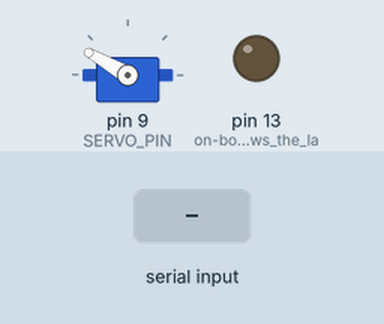
A sketch run on a simulated Arduino Leonardo, built with avr-gcc and run on an emulated ATmega32U4. Shown: servo, output pins drawn as LEDs (lit = HIGH). Inputs (shaded band) come from the test bench.

Above: at 1.2 s.
1.3 s: "1" received over Serial
At 2.2 s:
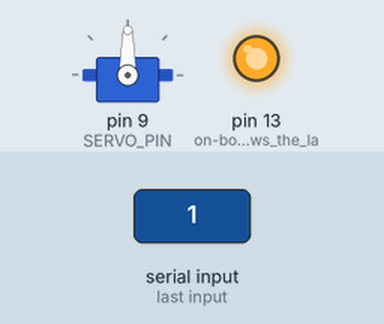
3.0 s: "0" received over Serial
At 3.6 s:
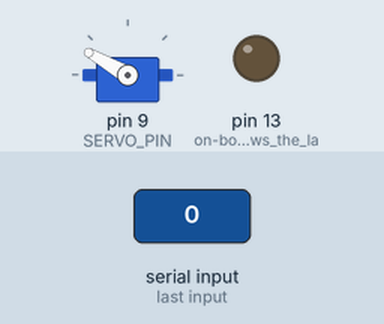
Timing chart, 0 to 6.0 s (numbered marks = the images above; inputs shaded):
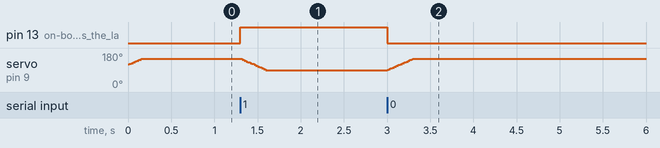

The sketch:

servo_look.ino
```cpp
// servo_look.ino - Arduino Leonardo + MG995
// Receives over Serial:
//   '1' = someone is looking   -> servo goes to LOOK_ANGLE
//   '0' = nobody is looking    -> servo goes to AWAY_ANGLE (60 degrees further)
// Power-friendly: moves slowly, and switches the servo off (detach) once it
// arrives, so it doesn't keep drawing current while standing still.

#include <Servo.h>

const int SERVO_PIN  = 9;     // servo signal pin on the shield
const int LOOK_ANGLE = 90;    // position while someone is looking
const int AWAY_ANGLE = 150;   // position while nobody is looking (LOOK_ANGLE + 60)
const int STEP_DELAY = 5;     // ms between each degree (0 = full speed; raise it if the board resets)
const int HOLD_MS    = 300;   // keep powered this long after arriving, then release

Servo servo;
// At power-up we don't know where the servo is (90 or 150), so start halfway
// and glide from there: the first jump is at most 30 degrees instead of 60.
int current = (LOOK_ANGLE + AWAY_ANGLE) / 2;
int target  = AWAY_ANGLE;
unsigned long lastStep = 0;
unsigned long arrivedAt = 0;

void setup() {
  Serial.begin(9600);
  pinMode(LED_BUILTIN, OUTPUT);   // on-board LED shows the last command
  servo.write(current);       // set the position before attaching
  servo.attach(SERVO_PIN);
  arrivedAt = millis();
}

void loop() {
  if (Serial.available() > 0) {
    char c = Serial.read();
    if (c == '1') { target = LOOK_ANGLE; digitalWrite(LED_BUILTIN, HIGH); }
    else if (c == '0') { target = AWAY_ANGLE; digitalWrite(LED_BUILTIN, LOW); }
  }

  if (current != target) {
    if (!servo.attached()) servo.attach(SERVO_PIN);
    if (millis() - lastStep >= STEP_DELAY) {
      lastStep = millis();
      current += (target > current) ? 1 : -1;
      servo.write(current);
      if (current == target) arrivedAt = millis();
    }
  } else if (servo.attached() && millis() - arrivedAt >= HOLD_MS) {
    servo.detach();           // stop driving the motor while idle
  }
}
```

Measured:
- after the input at 1.3 s, pin 13 (on-board_LED_shows_the_la): LOW → HIGH at once; servo on pin 9 (SERVO_PIN): moves from 150° to 90° over 0.29 s, starting at once
- after the input at 3.0 s, pin 13 (on-board_LED_shows_the_la): HIGH → LOW at once; servo on pin 9 (SERVO_PIN): moves from 90° to 150° over 0.30 s, starting at once
